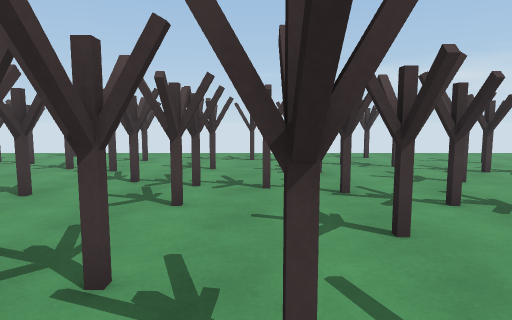
view 1 (above)

24 first-person views from a walk through a scene from a Unity 3-D project. The camera is 1.3 m above the floor, tilts 6° down and sees 75° across. The floor is counted in squares, 1 m on a side. Each view is taken from the middle of a square. On the plan, view 1 faces up. The plan holds only what a view shows up to about 14 squares ahead; the rest is blank. The place goes on beyond the plan.

view 2
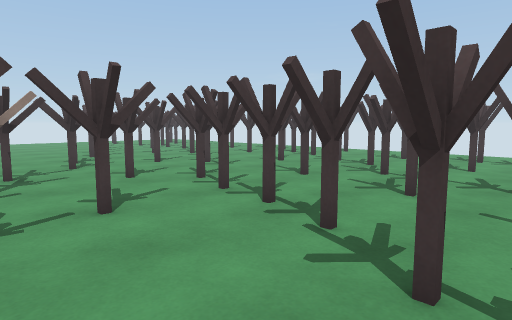

view 3
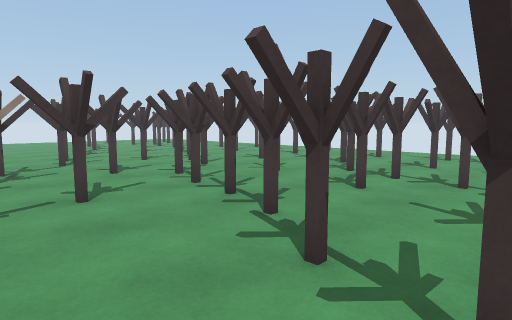

view 4
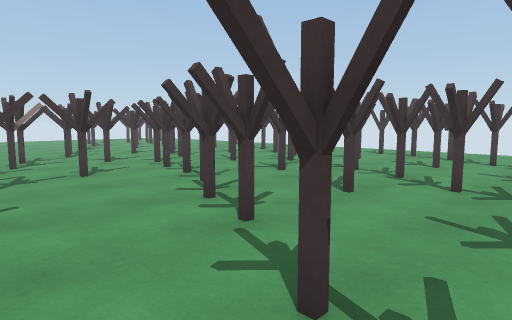

view 5
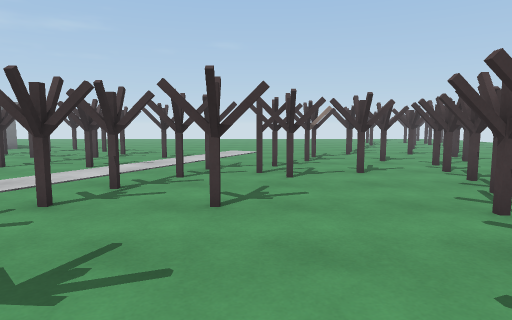

view 6
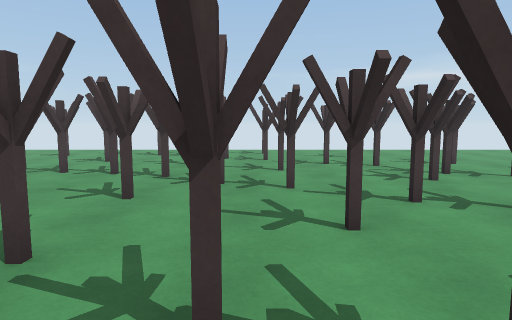

view 7
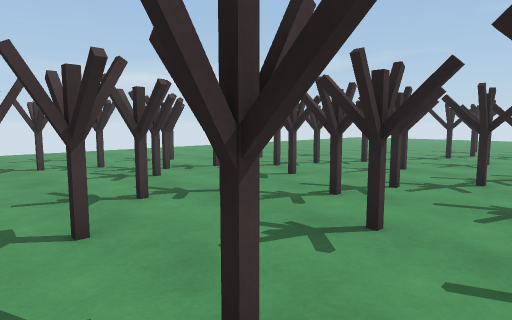

view 8
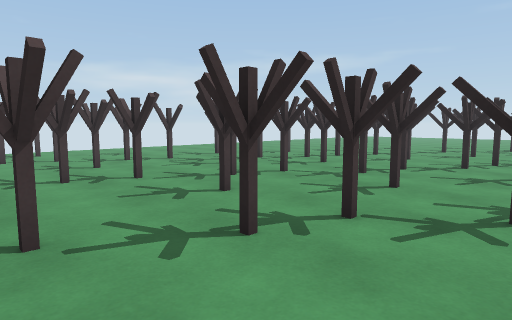

view 9
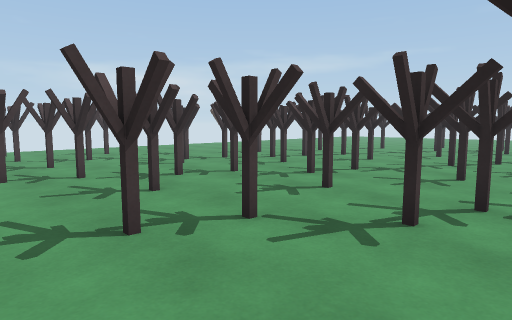

view 10
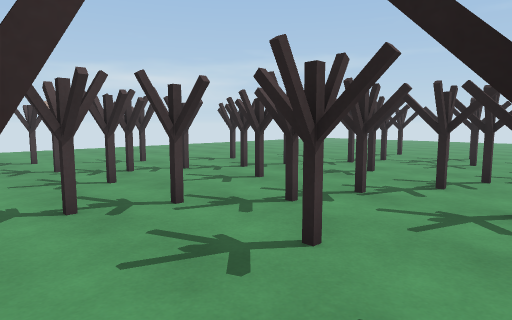

view 11
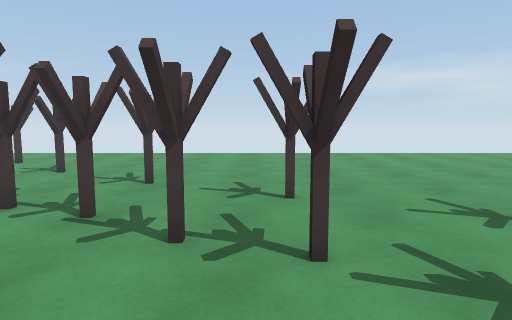

view 12
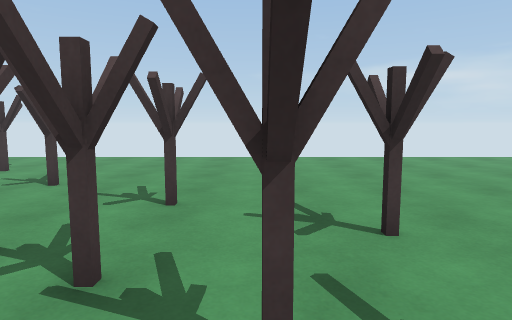

view 13
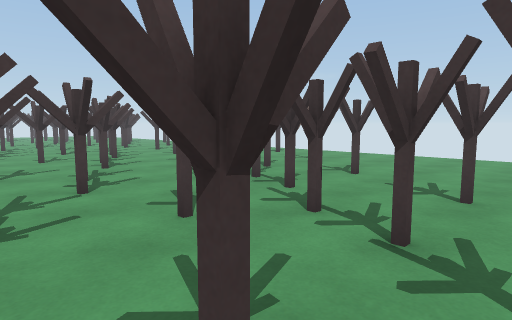

view 14
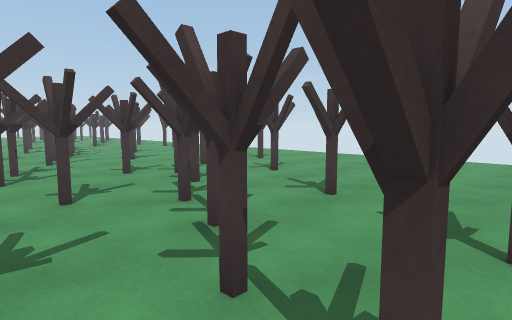

view 15
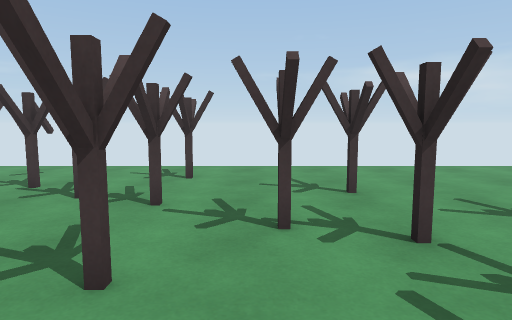

view 16
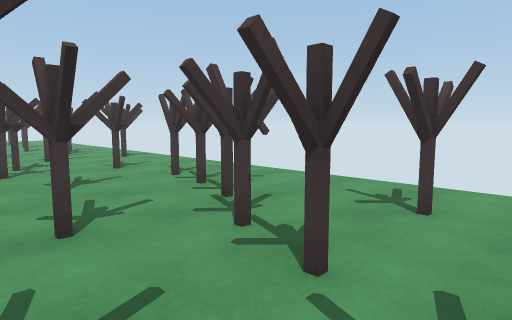

view 17
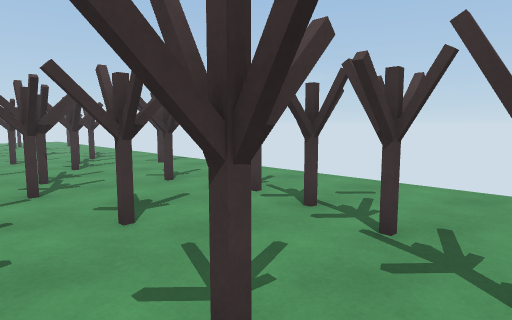

view 18
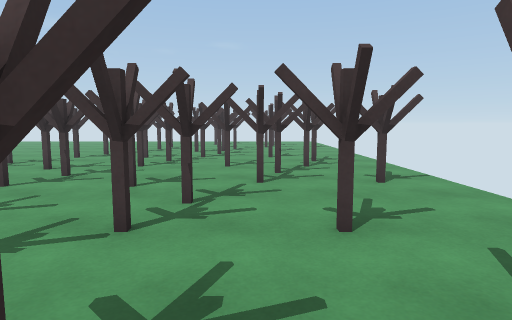

view 19
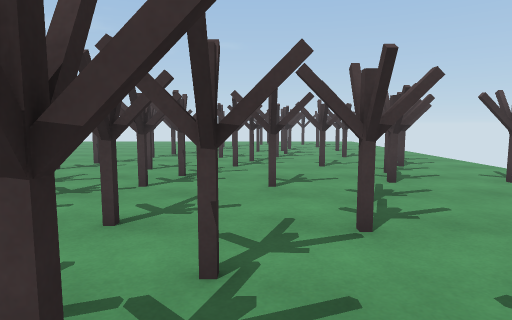

view 20
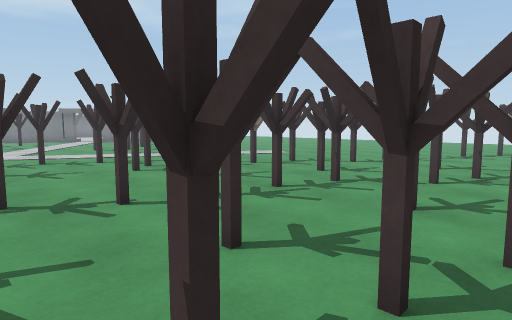

view 21
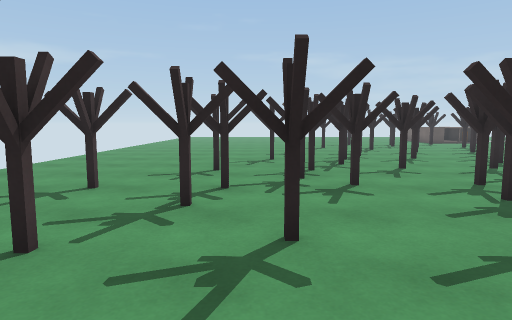

view 22
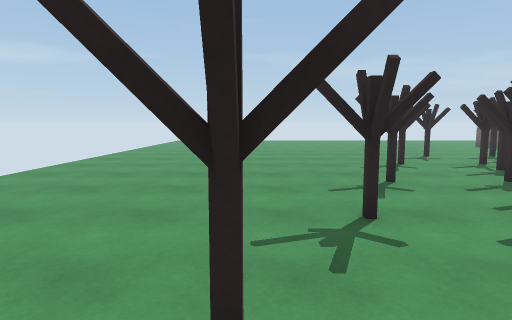

view 23
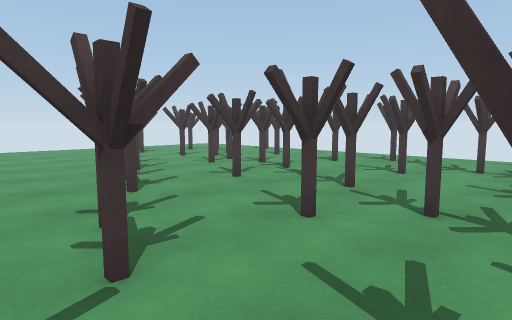

view 24
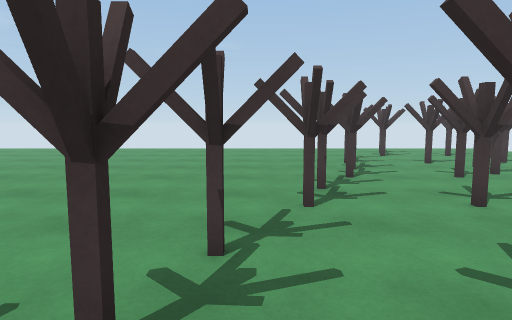

### Floor plan
Key: @ floor where view 1 was taken; # wall or solid block; x gap in a wall; . floor; = window, fence, low wall or low ledge; T thing the floor can be seen under or through.
Columns run from 24 left of view 1 to 19 right of it. Each row starts with its distance up from view 1.
 15           ..................................
 14           ......#...........................
 13          ...TTT.x.....#xTT..#...............
 12   ###   ..TT T TT...#...TTT.................
 11   #. .....T    TTT.......TTTT...#...........
 10   ....##.T       =#TT..#..TTT...............
  9   #..T TTTT        TT.....T...#x#..#........
  8   #....TT           .TT......#........#.....
  7   .. T .             TTTTTT..#...TTT..#.....
  6   .. TTxT     #TTT       TTT....TTTTT.......
  5  .......TT    TT.T        TTTT..T   TTT.....
  4 .........TTT  T...TTTT       TTTT     TT....
  3 ...........TTTT..TT.TTTT              TTx...
  2   ...........TTT.T.....T##            T....#
  1    ............T....#...#####   ###T  T..#.
  0   .............Tx#..x...@..###  T..TTTT..#..
 -1   ..........  ...#####......#TT T..TT.TT....
 -2   .........    ...###...#.....TTT..T...Tx#..
 -3   ........     ....##...#.....T.T.....T..#.
 -4     ....        ... ###....# .. . x
 -5   .....         #.....#x#..
 -6   ...          .#.......#
 -7   ..           ....#....
 -8                x#.......
 -9                .## .. ..
-10                .# ##
-11                 #

Where each view was taken, in squares from view 1:
view 1: 0 up, 0 right, facing up
view 2: 1 down, 1 right, facing up-left
view 3: 1 down, 2 right, facing up-left
view 4: 2 down, 5 right, facing up-left
view 5: 2 down, 5 right, facing left
view 6: 2 down, 4 right, facing up
view 7: 2 down, 4 right, facing up-right
view 8: 3 down, 1 right, facing up-right
view 9: 4 down, 2 right, facing up-right
view 10: 4 down, 8 right, facing up-right
view 11: 0 up, 16 right, facing up
view 12: 2 up, 15 right, facing up
view 13: 1 up, 15 right, facing up-left
view 14: 2 up, 17 right, facing up-left
view 15: 5 up, 6 right, facing up
view 16: 8 up, 6 right, facing up-left
view 17: 8 up, 3 right, facing up-left
view 18: 11 up, 0 right, facing left
view 19: 8 up, 0 right, facing left
view 20: 8 up, 1 right, facing down-left
view 21: 8 up, 1 right, facing right
view 22: 9 up, 9 right, facing right
view 23: 1 up, 7 left, facing up-left
view 24: 3 up, 8 left, facing left
